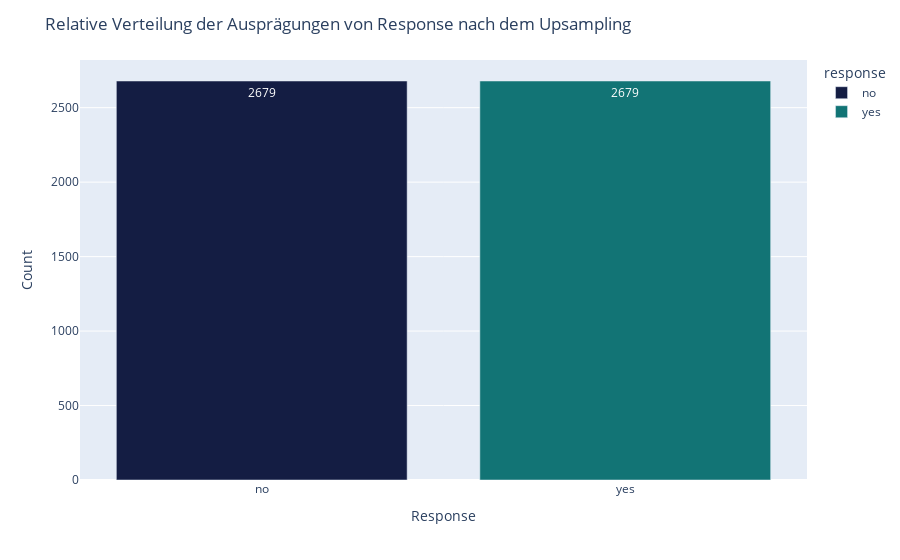

The notebook cell this image was saved under:
### Code cell
df_upsampled_response = upsampled.groupby(['response']).size().reset_index()
fig = px.bar(df_upsampled_response, x='response', y=upsampled['response'].value_counts(normalize=False), color='response',
                                    text=upsampled['response'].value_counts(normalize=False),
                                    color_discrete_map={
                                        'yes': 'rgb(18,116,117)',
                                        'no': 'rgb(20,29,67)'
                                    })

fig.update_layout(title='Relative Verteilung der Ausprägungen von Response nach dem Upsampling',
                 xaxis_title='Response',
                 yaxis_title='Count')
fig.show()

### Figure 1 — Plotly figure (JSON) as saved in the notebook; plotly's stock layout.template omitted (floating-point values rounded to 4 significant figures)
{"data": [{"alignmentgroup": "True", "hovertemplate": "response=%{x}<br>y=%{y}<br>text=%{text}<extra></extra>", "legendgroup": "no", "marker": {"color": "rgb(20,29,67)", "pattern": {"shape": ""}}, "name": "no", "offsetgroup": "no", "orientation": "v", "showlegend": true, "text": [2679], "textposition": "auto", "type": "bar", "x": ["no"], "xaxis": "x", "y": [2679], "yaxis": "y"}, {"alignmentgroup": "True", "hovertemplate": "response=%{x}<br>y=%{y}<br>text=%{text}<extra></extra>", "legendgroup": "yes", "marker": {"color": "rgb(18,116,117)", "pattern": {"shape": ""}}, "name": "yes", "offsetgroup": "yes", "orientation": "v", "showlegend": true, "text": [2679], "textposition": "auto", "type": "bar", "x": ["yes"], "xaxis": "x", "y": [2679], "yaxis": "y"}], "layout": {"barmode": "relative", "legend": {"title": {"text": "response"}, "tracegroupgap": 0}, "margin": {"t": 60}, "title": {"text": "Relative Verteilung der Ausprägungen von Response nach dem Upsampling"}, "xaxis": {"anchor": "y", "categoryarray": ["no", "yes"], "categoryorder": "array", "domain": [0, 1], "title": {"text": "Response"}}, "yaxis": {"anchor": "x", "domain": [0, 1], "title": {"text": "Count"}}}}
